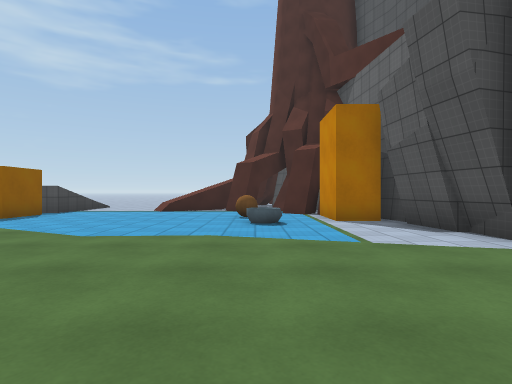
View 1 (above)

21 first-person views from a walk through a Unity game level. The camera is 1.3 m above the floor, looks level and sees 80° across. The floor is counted in squares, 2 m on a side. Each view is taken from the middle of a square. On the plan, view 1 faces up. The plan holds only what a view shows up to about 10 squares ahead; the rest is blank. The place goes on beyond the plan. The player character is not drawn. Surface patterns are stand-ins for the level's own textures.

View 2
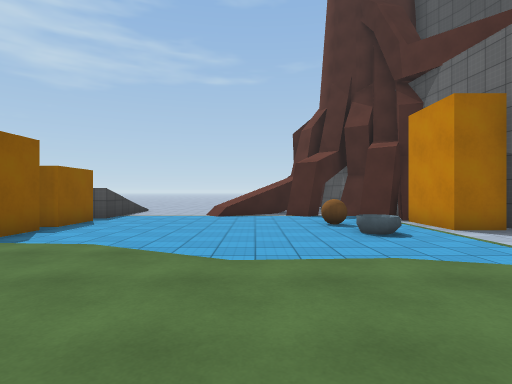

View 3
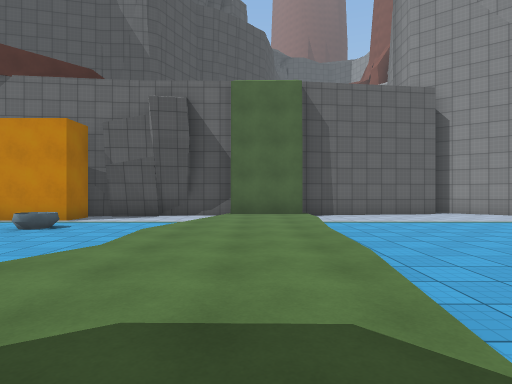

View 4
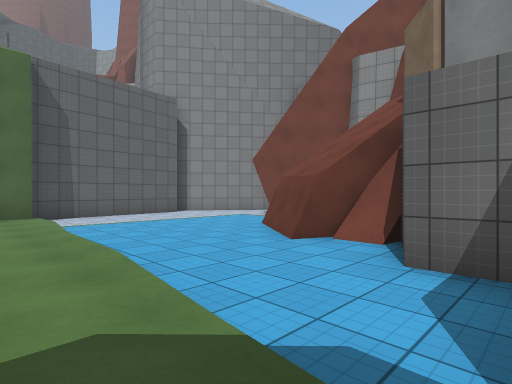

View 5
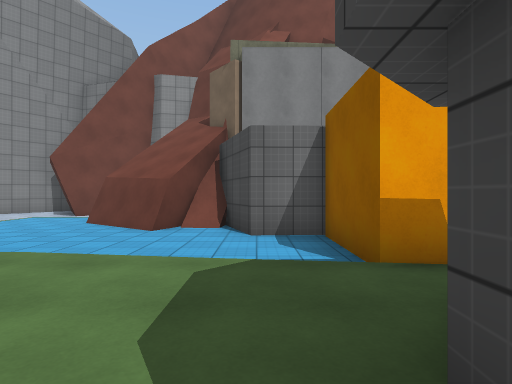

View 6
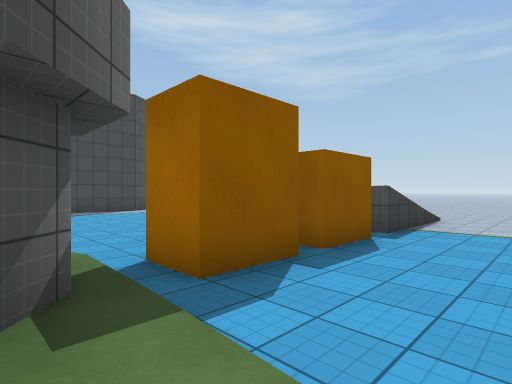

View 7
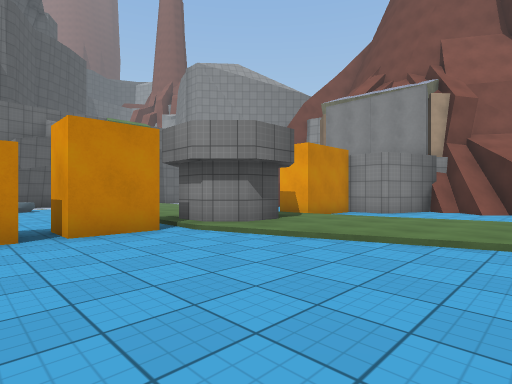

View 8
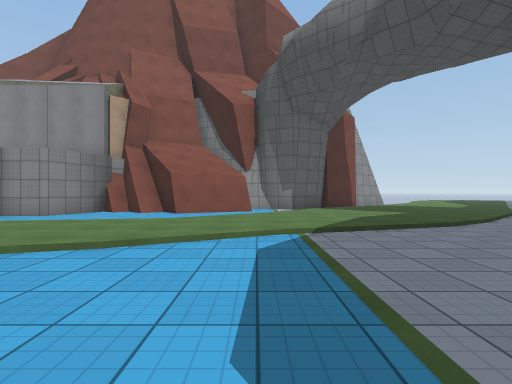

View 9
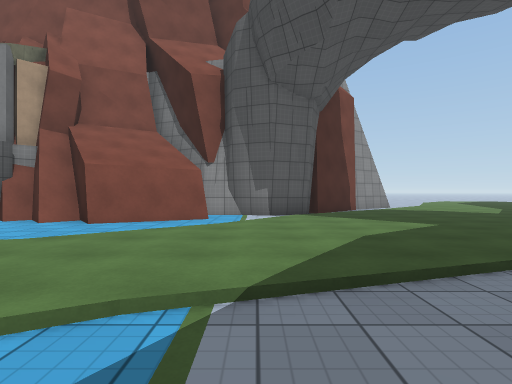

View 10
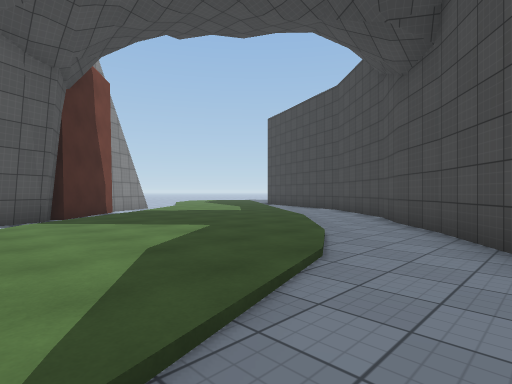

View 11
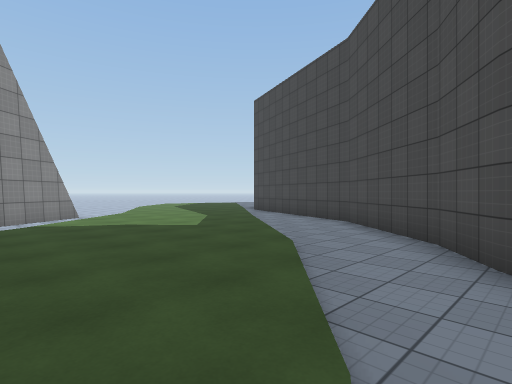

View 12
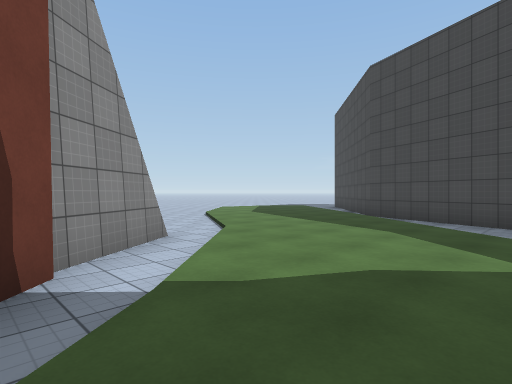

View 13
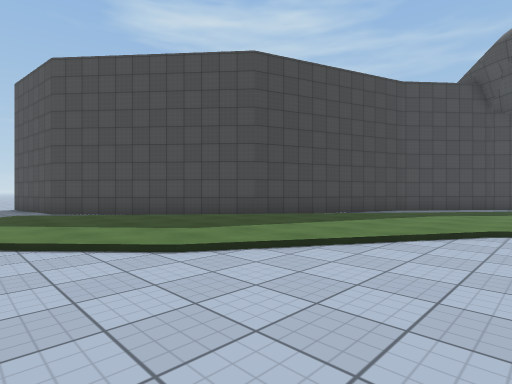

View 14
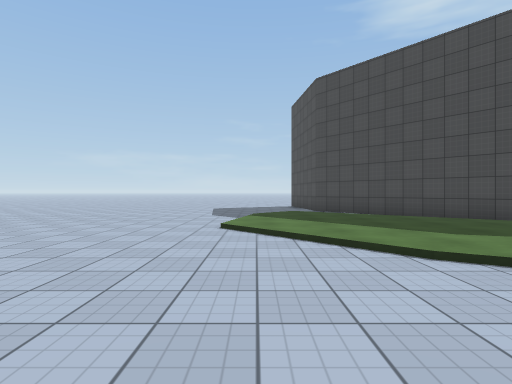

View 15
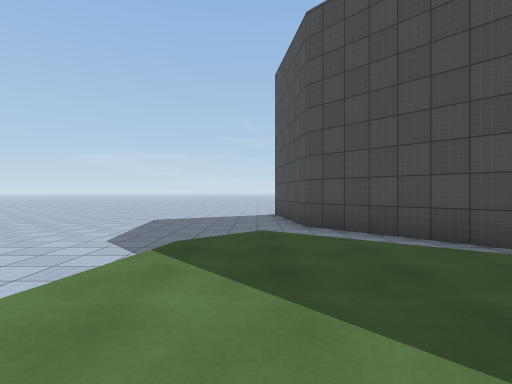

View 16
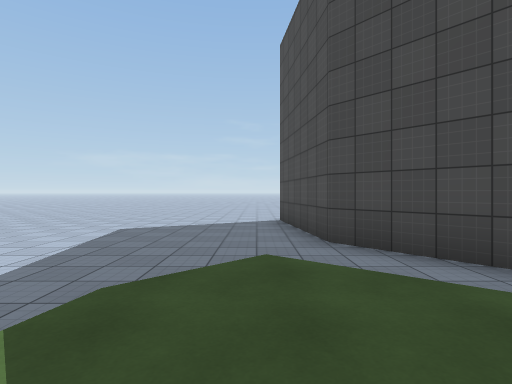

View 17
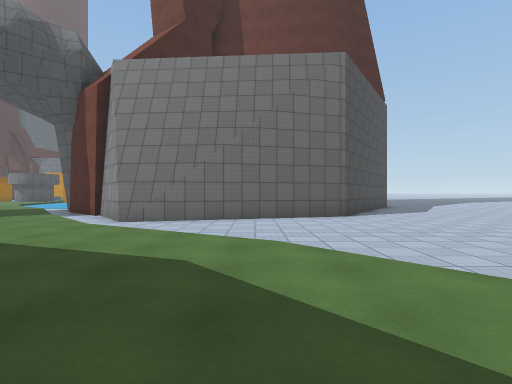

View 18
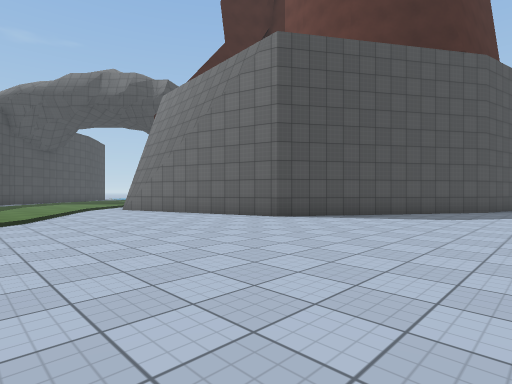

View 19
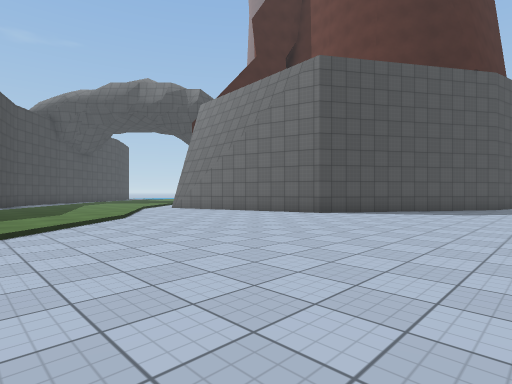

View 20
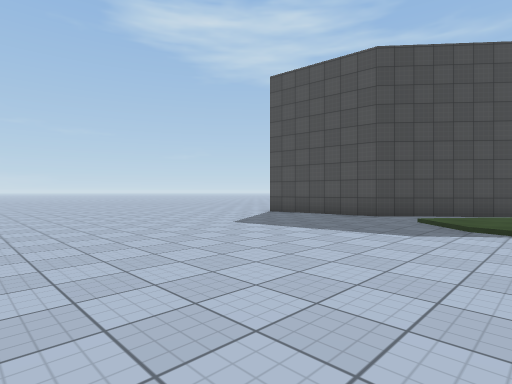

View 21
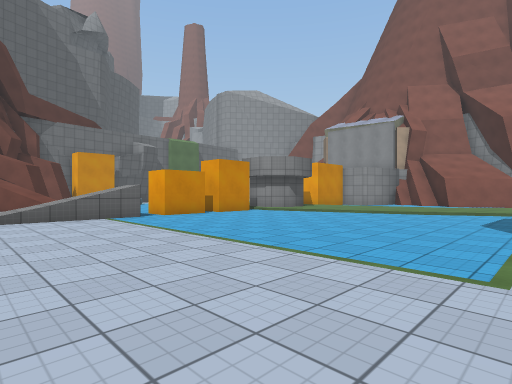

### Floor plan
Key: @ floor where view 1 was taken; # wall or solid block; x gap in a wall; . main floor; : floor 0.25 m higher than the main floor; / step, stairs or slope; = window, fence, low wall or low ledge; B brown ball.
Columns run from 36 left of view 1 to 4 right of it. Each row starts with its distance up from view 1.
 14                               ..
 13                      ......   /.
 12                      ........//.  #
 11                      ......../=..=#####
 10                      ......../#.....###
  9                      ................##
  8                      ........#......B.##
  7                      ........x......=.##
  6                      ........#/.....=..#
  5                     ......../////......##
  4                    ......//::##::////...#
  3                 ##...../:::::##::::::://#
  2                ##...//:::::::::::::::::##
  1              ###../:::::::///##///:::::##
  0             ##..//::::://....##.....@...#
 -1            ##../::::::/......###........#
 -2            #../::::::/......## #.#......#
 -3           ##../::::::..######  ####.....#
 -4           #../::::://..#####      #.....
 -5           #./:::::/.####            .....
 -6          ##/:::::/.##               ##..#
 -7          #.:::::/.##
 -8         ##/::::/.##
 -9        ##/::::/.##
-10      ###/:::::..#
-11     ##./:::::/..##
-12 .####..:::::/....#
-13 ....../::::/.....#
-14 .......//:/......##
-15 ..................##
-16 ...................###
-17 .....................##
-18 ......................###
-19 ........................
-20 .................

Where each view was taken, in squares from view 1:
view 1: 0 up, 0 right, facing up
view 2: 1 up, 2 left, facing up
view 3: 2 up, 6 left, facing right
view 4: 2 up, 6 left, facing down-right
view 5: 4 up, 5 left, facing down
view 6: 4 up, 4 left, facing up-left
view 7: 8 up, 12 left, facing down-right
view 8: 7 up, 14 left, facing down
view 9: 4 up, 15 left, facing down
view 10: 3 up, 15 left, facing down-left
view 11: 1 up, 18 left, facing down-left
view 12: 4 down, 18 left, facing down-left
view 13: 14 down, 21 left, facing up-left
view 14: 14 down, 21 left, facing left
view 15: 13 down, 25 left, facing left
view 16: 13 down, 27 left, facing left
view 17: 12 down, 28 left, facing right
view 18: 20 down, 25 left, facing up-right
view 19: 20 down, 27 left, facing up-right
view 20: 20 down, 28 left, facing up-left
view 21: 13 up, 15 left, facing down-right
